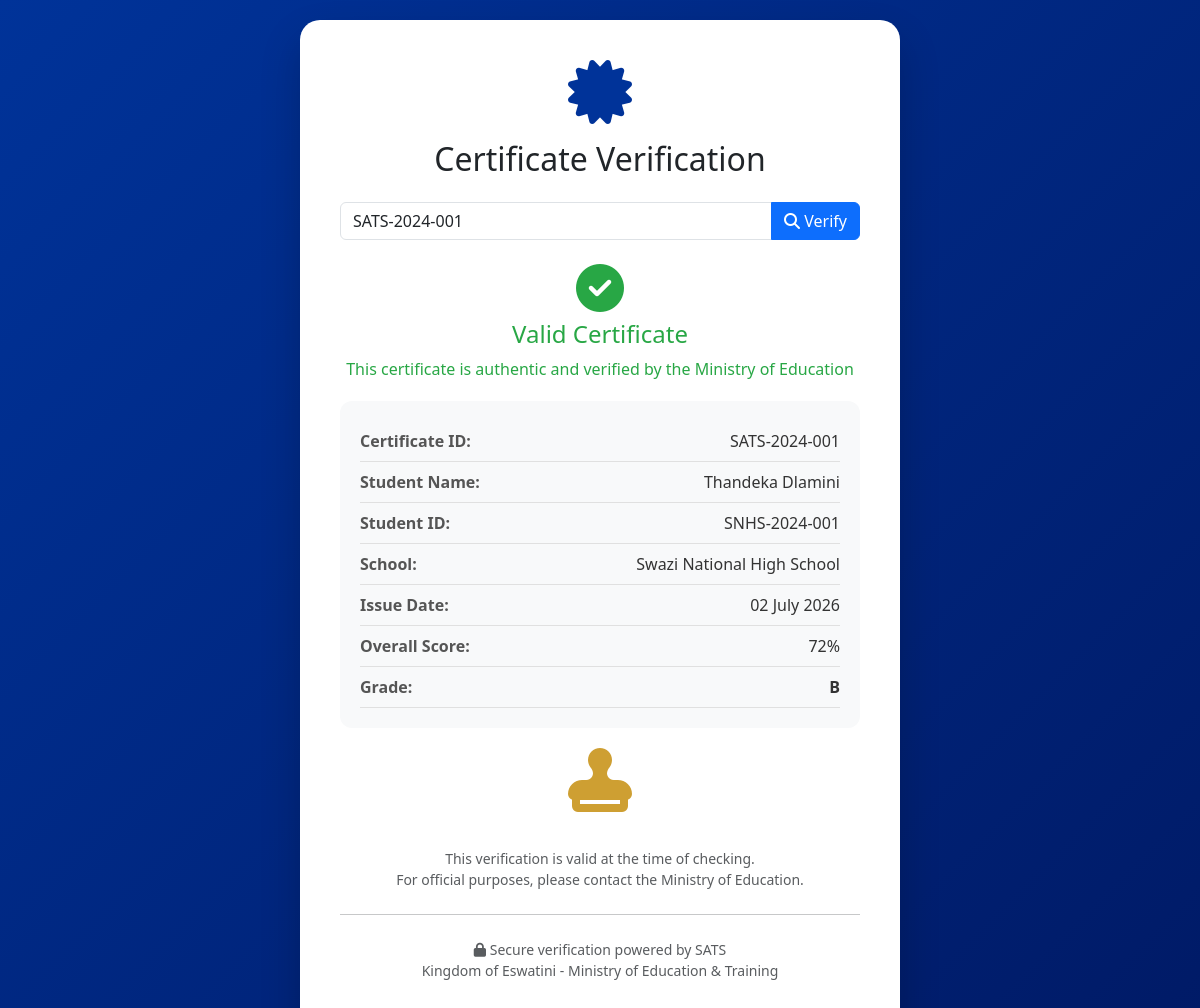
The app's page /verify_certificate.php?cert_id=SATS-2024-001 with its own data.
### tables this page shows
CREATE TABLE `certificates` (
  `id` int(11) NOT NULL,
  `result_id` int(11) NOT NULL,
  `certificate_code` varchar(50) NOT NULL,
  `certificate_data` longtext DEFAULT NULL CHECK (json_valid(`certificate_data`)),
  `qr_data` text DEFAULT NULL,
  `issued_date` datetime DEFAULT current_timestamp()
);

CREATE TABLE `users` (
  `id` int(11) NOT NULL,
  `first_name` varchar(100) NOT NULL,
  `last_name` varchar(100) NOT NULL,
  `student_id` varchar(50) NOT NULL,
  `school` varchar(200) DEFAULT NULL,
  `region` varchar(100) DEFAULT NULL,
  `pobox` varchar(50) DEFAULT NULL,
  `year` varchar(10) DEFAULT NULL,
  `email` varchar(100) NOT NULL,
  `password` varchar(255) NOT NULL,
  `role` enum('admin','user') DEFAULT 'user',
  `last_login` datetime DEFAULT NULL,
  `created_at` timestamp NOT NULL DEFAULT current_timestamp()
);

CREATE TABLE `results` (
  `id` int(11) NOT NULL,
  `user_id` int(11) NOT NULL,
  `test_id` int(11) DEFAULT NULL,
  `category` varchar(100) DEFAULT NULL,
  `topic` varchar(200) DEFAULT NULL,
  `score` int(11) DEFAULT 0,
  `total` int(11) DEFAULT 0,
  `percentage` decimal(5,2) DEFAULT NULL,
  `scaled_score` decimal(5,2) DEFAULT NULL,
  `percentile_rank` int(11) DEFAULT NULL,
  `grade` char(1) DEFAULT NULL,
  `ability_estimate` decimal(5,2) DEFAULT NULL,
  `date` timestamp NOT NULL DEFAULT current_timestamp()
);

### verify_certificate.php (the view, shortened to what this page needs)
<?php include 'config/db.php'; ?>
<!DOCTYPE html>
<html lang="en">
<head>
    <link href="https://cdn.jsdelivr.net/npm/bootstrap@5.3.0/dist/css/bootstrap.min.css" rel="stylesheet">
    <link rel="stylesheet" href="https://cdnjs.cloudflare.com/ajax/libs/font-awesome/6.4.0/css/all.min.css">
</head>
<body>
    <div class="verification-card">
        <i class="fas fa-certificate fa-4x mb-3" style="color: #003399;"></i>
        <h2>Certificate Verification</h2>
        <form method="GET" class="mt-4">
            <div class="input-group">
                <input type="text" name="cert_id" class="form-control" placeholder="Enter Certificate ID" value="<?= htmlspecialchars($_GET['cert_id'] ?? '') ?>">
                <button type="submit" class="btn btn-primary"><i class="fas fa-search"></i> Verify</button>
            </div>
        </form>
        <?php if(isset($_GET['cert_id']) && !empty($_GET['cert_id'])):
            $cert_id = $conn->real_escape_string($_GET['cert_id']);
            $cert = $conn->query("
                SELECT c.*, r.*, u.first_name, u.last_name, u.student_id, u.school
                FROM certificates c
                JOIN results r ON c.result_id = r.id
                JOIN users u ON r.user_id = u.id
                WHERE c.certificate_code = '$cert_id'
            ");
            if($cert && $cert->num_rows > 0):
                $data = $cert->fetch_assoc();
        ?>
            <div class="verified mt-4">
                <i class="fas fa-check-circle fa-3x"></i>
                <h4 class="mt-2">Valid Certificate</h4>
                <p>This certificate is authentic and verified by the Ministry of Education</p>
            </div>
            <div class="cert-details">
                <div class="detail-row">
                    <span class="detail-label">Certificate ID:</span>
                    <span class="detail-value"><?= htmlspecialchars($data['certificate_code']) ?></span>
                </div>
                <div class="detail-row">
                    <span class="detail-label">Student Name:</span>
                    <span class="detail-value"><?= htmlspecialchars($data['first_name'] . ' ' . $data['last_name']) ?></span>
                </div>
                <div class="detail-row">
                    <span class="detail-label">Student ID:</span>
                    <span class="detail-value"><?= htmlspecialchars($data['student_id']) ?></span>
                </div>
                <div class="detail-row">
                    <span class="detail-label">School:</span>
                    <span class="detail-value"><?= htmlspecialchars($data['school'] ?: 'Not Specified') ?></span>
                </div>
                <div class="detail-row">
                    <span class="detail-label">Issue Date:</span>
                    <span class="detail-value"><?= date('d F Y', strtotime($data['issued_date'])) ?></span>
                </div>
                <div class="detail-row">
                    <span class="detail-label">Overall Score:</span>
                    <span class="detail-value"><?= round($data['percentage'], 1) ?>%</span>
                </div>
                <div class="detail-row">
                    <span class="detail-label">Grade:</span>
                    <span class="detail-value"><strong><?= $data['grade'] ?></strong></span>
                </div>
            </div>
            <div class="seal">
                <i class="fas fa-stamp fa-4x" style="color: #CE9F32;"></i>
            </div>
            <p class="text-muted small">This verification is valid at the time of checking.<br>For official purposes, please contact the Ministry of Education.</p>
        <?php endif; ?>
        <?php endif; ?>
        <hr class="my-4">
        <p class="text-muted small">
            <i class="fas fa-lock"></i> Secure verification powered by SATS<br>
            Kingdom of Eswatini - Ministry of Education & Training
        </p>
    </div>
</body>
</html>

### verify_certificate.php (style rules this page uses)
body { background: linear-gradient(135deg, #003399 0%, #001a66 100%); min-height: 100vh; display: flex; align-items: center; justify-content: center; padding: 20px; }
.verification-card { background: white; border-radius: 20px; padding: 40px; max-width: 600px; width: 100%; text-align: center; box-shadow: 0 20px 40px rgba(0,0,0,0.2); }
.verified { color: #28a745; }
.cert-details { background: #f8f9fa; border-radius: 12px; padding: 20px; margin: 20px 0; text-align: left; }
.detail-row { display: flex; justify-content: space-between; padding: 8px 0; border-bottom: 1px solid #e0e0e0; }
.detail-label { font-weight: 600; color: #555; }
.detail-value { color: #333; }
.seal { width: 80px; height: 80px; margin: 20px auto; }

### records on screen
certificates: certificate_code "SATS-2024-001", users.first_name+last_name "Thandeka Dlamini", users.student_id "SNHS-2024-001", users.school "Swazi National High School", issued_date "02 July 2026", result.percentage "72", result.grade "B"
